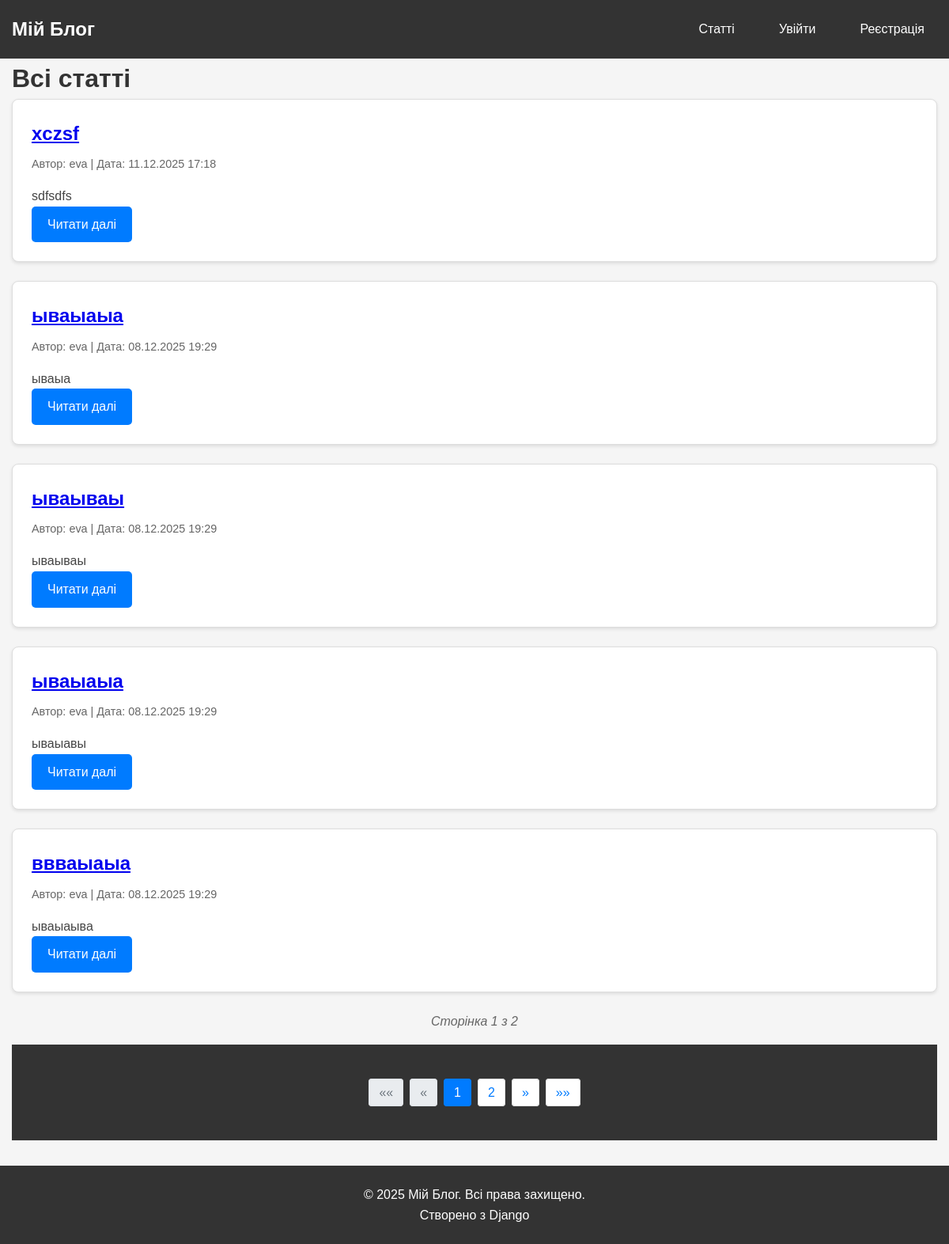
The app's page /articles/ with its own data.
### articles/models.py (models this page shows)
class Article(models.Model):
    author = models.ForeignKey(User, on_delete=models.CASCADE, related_name='articles')
    title = models.CharField(max_length=200)
    content = models.TextField()
    created_at = models.DateTimeField(auto_now_add=True)

### articles/views.py (the view)
# urls.py: path('', views.article_list, name='article_list'),
def article_list(request):
    articles = Article.objects.all().order_by('-created_at')
    paginator = Paginator(articles, 5)
    page_number = request.GET.get('page')
    page_obj = paginator.get_page(page_number)
    return render(request, 'articles/list.html', {'page_obj': page_obj})

### articles/templates/articles/list.html (shortened to what this page needs)
{% extends 'base.html' %}
{% block content %}
<h1>Всі статті</h1>
{% for article in page_obj %}
<div class="article-card">
    <h2 class="article-title">
        <a href="{% url 'article_detail' article.pk %}">{{ article.title }}</a>
    </h2>
    <div class="article-meta">
        Автор: {{ article.author.username }} |
        Дата: {{ article.created_at|date:"d.m.Y H:i" }}
    </div>
    <div class="article-content">
        {{ article.content|truncatewords:30|linebreaks }}
    </div>
    <a href="{% url 'article_detail' article.pk %}" class="btn">Читати далі</a>
</div>
{% endfor %}
{% if page_obj.has_other_pages %}
    {% include 'paginator.html' %}
{% endif %}
{% endblock %}

### templates/base.html (shortened to what this page needs)
{% load static %}
<!DOCTYPE html>
<html lang="uk">
<head>
</head>
<body>
<nav>
    <div class="container nav-container">
        <a href="/" class="logo">Мій Блог</a>
        <div class="nav-links">
            <a href="{% url 'article_list' %}">Статті</a>
            {% if user.is_authenticated %}
                <a href="{% url 'article_create' %}">Створити статтю</a>
                <span style="color: white;">Привіт, {{ user.username }}!</span>
                <form method="post" action="{% url 'logout' %}" style="display: inline;">
                    {% csrf_token %}
                    <button type="submit" style="
                        background: none;
                        border: none;
                        color: white;
                        cursor: pointer;
                        font-size: 1rem;
                        padding: 0.5rem 1rem;
                    ">Вийти</button>
                </form>
            {% else %}
                <a href="{% url 'login' %}">Увійти</a>
                <a href="{% url 'register' %}">Реєстрація</a>
            {% endif %}
        </div>
    </div>
</nav>
<main class="container">
    {% block content %}{% endblock %}
</main>
<footer>
    <div class="container">
        <p>&copy; {% now "Y" %} Мій Блог. Всі права захищено.</p>
        <p>Створено з Django</p>
    </div>
</footer>
</body>
</html>

### templates/paginator.html (shortened to what this page needs)
<div class="pagination-container">
    <div class="page-info">
        Сторінка {{ page_obj.number }} з {{ page_obj.paginator.num_pages }}
    </div>
    <nav>
        <ul class="pagination">
            {% if page_obj.has_previous %}
                <li class="page-item">
                    <a class="page-link" href="?page=1" title="Перша сторінка">««</a>
                </li>
                <li class="page-item">
                    <a class="page-link" href="?page={{ page_obj.previous_page_number }}" title="Попередня сторінка">«</a>
                </li>
            {% else %}
                <li class="page-item disabled">
                    <span class="page-link">««</span>
                </li>
                <li class="page-item disabled">
                    <span class="page-link">«</span>
                </li>
            {% endif %}
            {% for num in page_obj.paginator.page_range %}
                {% if page_obj.number == num %}
                    <li class="page-item active">
                        <span class="page-link">{{ num }}</span>
                    </li>
                {% elif num > page_obj.number|add:'-3' and num < page_obj.number|add:'3' %}
                    <li class="page-item">
                        <a class="page-link" href="?page={{ num }}">{{ num }}</a>
                    </li>
                {% endif %}
            {% endfor %}
            {% if page_obj.has_next %}
                <li class="page-item">
                    <a class="page-link" href="?page={{ page_obj.next_page_number }}" title="Наступна сторінка">»</a>
                </li>
                <li class="page-item">
                    <a class="page-link" href="?page={{ page_obj.paginator.num_pages }}" title="Остання сторінка">»»</a>
                </li>
            {% endif %}
        </ul>
    </nav>
</div>

### templates/base.html (style rules this page uses)
* { margin: 0; padding: 0; box-sizing: border-box; }
body { font-family: Arial, sans-serif; line-height: 1.6; background-color: #f5f5f5; color: #333; }
.container { max-width: 1200px; margin: 0 auto; padding: 0 15px; }
nav { background-color: #333; padding: 1rem 0; }
.nav-container { display: flex; justify-content: space-between; align-items: center; }
.logo { color: white; font-size: 1.5rem; text-decoration: none; font-weight: bold; }
.nav-links { display: flex; gap: 1.5rem; }
.nav-links a { color: white; text-decoration: none; padding: 0.5rem 1rem; border-radius: 4px; transition: background-color 0.3s; }
main { min-height: 70vh; padding: 2rem 0; }
footer { background-color: #333; color: white; text-align: center; padding: 1.5rem 0; margin-top: 2rem; }
.btn { display: inline-block; padding: 10px 20px; background-color: #007bff; color: white; text-decoration: none; border-radius: 5px; border: none; cursor: pointer; font-size: 1rem; }
.article-card { background: white; border: 1px solid #ddd; border-radius: 8px; padding: 1.5rem; margin-bottom: 1.5rem; box-shadow: 0 2px 4px rgba(0,0,0,0.1); }
.article-title { color: #333; margin-bottom: 0.5rem; }
.article-meta { color: #666; font-size: 0.9rem; margin-bottom: 1rem; }
.article-content { color: #444; line-height: 1.6; }

### templates/paginator.html (style rules this page uses)
.pagination { display: flex; justify-content: center; gap: 0.5rem; margin: 2rem 0; list-style: none; padding: 0; }
.page-item { display: inline-block; }
.page-link { padding: 8px 12px; border: 1px solid #ddd; border-radius: 4px; text-decoration: none; color: #007bff; background-color: white; transition: all 0.3s; }
.page-item.active .page-link { background-color: #007bff; color: white; border-color: #007bff; }
.page-item.disabled .page-link { color: #6c757d; pointer-events: none; background-color: #e9ecef; border-color: #dee2e6; }
.page-info { text-align: center; margin: 1rem 0; color: #666; font-style: italic; }

### records on screen
Article: title "xczsf", author.username "eva", created_at "11.12.2025 17:18", content "sdfsdfs"
Article: title "ываыаыа", author.username "eva", created_at "08.12.2025 19:29", content "ываыа"
Article: title "ываываы", author.username "eva", created_at "08.12.2025 19:29", content "ываываы"
Article: title "ываыаыа", author.username "eva", created_at "08.12.2025 19:29", content "ываыавы"
Article: title "ввваыаыа", author.username "eva", created_at "08.12.2025 19:29", content "ываыаыва"

### other values on screen
{{ page_obj.number }} "1"
{{ page_obj.paginator.num_pages }} "2"
{{ num }} "1"
{{ num }} "2"
